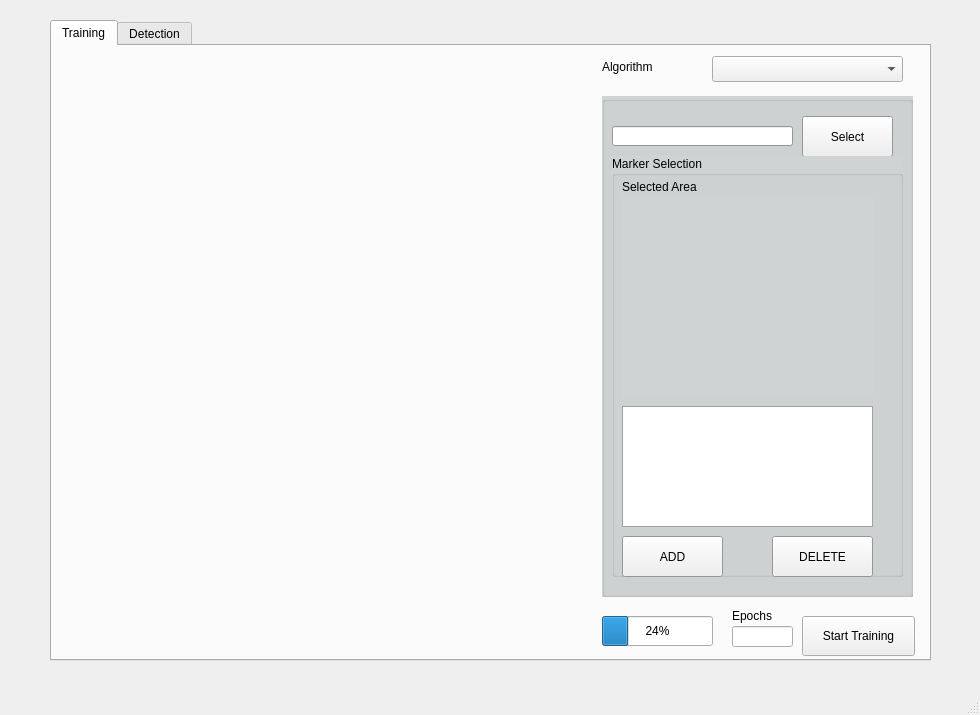
<?xml version="1.0" encoding="UTF-8"?>
<ui version="4.0">
 <class>MainWindow</class>
 <widget class="QMainWindow" name="MainWindow">
  <property name="geometry">
   <rect>
    <x>0</x>
    <y>0</y>
    <width>980</width>
    <height>715</height>
   </rect>
  </property>
  <property name="windowTitle">
   <string>ML Markers</string>
  </property>
  <widget class="QWidget" name="centralwidget">
   <widget class="QTabWidget" name="trainingTab_2">
    <property name="geometry">
     <rect>
      <x>50</x>
      <y>20</y>
      <width>881</width>
      <height>641</height>
     </rect>
    </property>
    <property name="currentIndex">
     <number>0</number>
    </property>
    <widget class="QWidget" name="trainingTab">
     <attribute name="title">
      <string>Training</string>
     </attribute>
     <widget class="QLabel" name="trainImageLabel">
      <property name="geometry">
       <rect>
        <x>20</x>
        <y>20</y>
        <width>541</width>
        <height>561</height>
       </rect>
      </property>
      <property name="text">
       <string/>
      </property>
      <property name="pixmap">
       <pixmap>../../../.designer/backup/1.png</pixmap>
      </property>
     </widget>
     <widget class="QGroupBox" name="groupBox">
      <property name="geometry">
       <rect>
        <x>550</x>
        <y>50</y>
        <width>311</width>
        <height>501</height>
       </rect>
      </property>
      <property name="palette">
       <palette>
        <active>
         <colorrole role="Base">
          <brush brushstyle="SolidPattern">
           <color alpha="255">
            <red>255</red>
            <green>255</green>
            <blue>255</blue>
           </color>
          </brush>
         </colorrole>
         <colorrole role="Window">
          <brush brushstyle="SolidPattern">
           <color alpha="255">
            <red>207</red>
            <green>211</green>
            <blue>211</blue>
           </color>
          </brush>
         </colorrole>
        </active>
        <inactive>
         <colorrole role="Base">
          <brush brushstyle="SolidPattern">
           <color alpha="255">
            <red>255</red>
            <green>255</green>
            <blue>255</blue>
           </color>
          </brush>
         </colorrole>
         <colorrole role="Window">
          <brush brushstyle="SolidPattern">
           <color alpha="255">
            <red>207</red>
            <green>211</green>
            <blue>211</blue>
           </color>
          </brush>
         </colorrole>
        </inactive>
        <disabled>
         <colorrole role="Base">
          <brush brushstyle="SolidPattern">
           <color alpha="255">
            <red>207</red>
            <green>211</green>
            <blue>211</blue>
           </color>
          </brush>
         </colorrole>
         <colorrole role="Window">
          <brush brushstyle="SolidPattern">
           <color alpha="255">
            <red>207</red>
            <green>211</green>
            <blue>211</blue>
           </color>
          </brush>
         </colorrole>
        </disabled>
       </palette>
      </property>
      <property name="autoFillBackground">
       <bool>true</bool>
      </property>
      <property name="title">
       <string/>
      </property>
      <widget class="QLineEdit" name="InputlineEdit">
       <property name="geometry">
        <rect>
         <x>10</x>
         <y>30</y>
         <width>181</width>
         <height>20</height>
        </rect>
       </property>
      </widget>
      <widget class="QPushButton" name="pushButton">
       <property name="geometry">
        <rect>
         <x>200</x>
         <y>20</y>
         <width>91</width>
         <height>41</height>
        </rect>
       </property>
       <property name="text">
        <string>Select</string>
       </property>
      </widget>
      <widget class="QGroupBox" name="groupBox_2">
       <property name="geometry">
        <rect>
         <x>10</x>
         <y>60</y>
         <width>291</width>
         <height>421</height>
        </rect>
       </property>
       <property name="autoFillBackground">
        <bool>true</bool>
       </property>
       <property name="title">
        <string>Marker Selection</string>
       </property>
       <widget class="QLabel" name="selectionAreaLabel">
        <property name="geometry">
         <rect>
          <x>10</x>
          <y>40</y>
          <width>251</width>
          <height>201</height>
         </rect>
        </property>
        <property name="autoFillBackground">
         <bool>true</bool>
        </property>
        <property name="text">
         <string/>
        </property>
       </widget>
       <widget class="QLabel" name="label_4">
        <property name="geometry">
         <rect>
          <x>10</x>
          <y>20</y>
          <width>181</width>
          <height>21</height>
         </rect>
        </property>
        <property name="text">
         <string>Selected Area</string>
        </property>
       </widget>
       <widget class="QPushButton" name="markerDelButton">
        <property name="geometry">
         <rect>
          <x>160</x>
          <y>380</y>
          <width>101</width>
          <height>41</height>
         </rect>
        </property>
        <property name="text">
         <string>DELETE</string>
        </property>
       </widget>
       <widget class="QPushButton" name="markerAddButton">
        <property name="geometry">
         <rect>
          <x>10</x>
          <y>380</y>
          <width>101</width>
          <height>41</height>
         </rect>
        </property>
        <property name="text">
         <string>ADD</string>
        </property>
       </widget>
       <widget class="QTableView" name="markerTable">
        <property name="geometry">
         <rect>
          <x>10</x>
          <y>250</y>
          <width>251</width>
          <height>121</height>
         </rect>
        </property>
       </widget>
      </widget>
     </widget>
     <widget class="QPushButton" name="trainButton">
      <property name="geometry">
       <rect>
        <x>750</x>
        <y>570</y>
        <width>113</width>
        <height>40</height>
       </rect>
      </property>
      <property name="text">
       <string>Start Training</string>
      </property>
     </widget>
     <widget class="QComboBox" name="algComboBox">
      <property name="geometry">
       <rect>
        <x>660</x>
        <y>10</y>
        <width>191</width>
        <height>26</height>
       </rect>
      </property>
     </widget>
     <widget class="QLabel" name="algLabel">
      <property name="geometry">
       <rect>
        <x>550</x>
        <y>10</y>
        <width>91</width>
        <height>21</height>
       </rect>
      </property>
      <property name="text">
       <string>Algorithm</string>
      </property>
     </widget>
     <widget class="QProgressBar" name="trainProgressBar">
      <property name="geometry">
       <rect>
        <x>550</x>
        <y>570</y>
        <width>111</width>
        <height>30</height>
       </rect>
      </property>
      <property name="value">
       <number>24</number>
      </property>
     </widget>
     <widget class="QLineEdit" name="epochEdit">
      <property name="geometry">
       <rect>
        <x>680</x>
        <y>580</y>
        <width>61</width>
        <height>21</height>
       </rect>
      </property>
     </widget>
     <widget class="QLabel" name="EPlabel">
      <property name="geometry">
       <rect>
        <x>680</x>
        <y>560</y>
        <width>60</width>
        <height>20</height>
       </rect>
      </property>
      <property name="text">
       <string>Epochs</string>
      </property>
     </widget>
    </widget>
    <widget class="QWidget" name="detectionTab">
     <attribute name="title">
      <string>Detection</string>
     </attribute>
    </widget>
   </widget>
  </widget>
  <widget class="QStatusBar" name="statusbar"/>
 </widget>
 <resources>
  <include location="ml.qrc"/>
 </resources>
 <connections/>
</ui>
